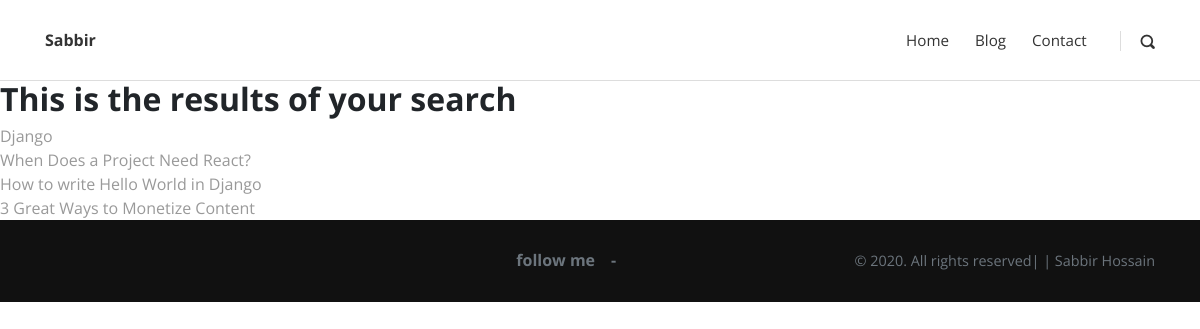
The page /search/ on the database as committed earlier.
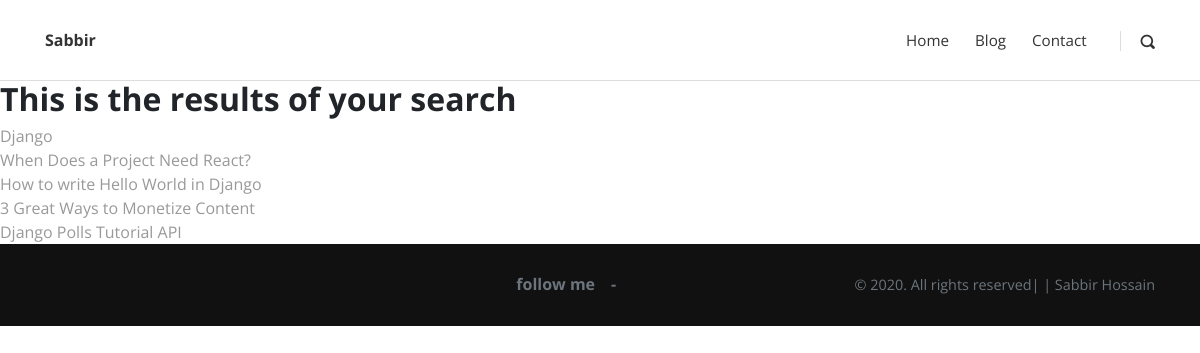
The same page on the database as committed later.
### posts/models.py (models this page shows, shortened)
class Post(models.Model):
    title = models.CharField(max_length=100)
    overview = RichTextUploadingField()
    timestamp = models.DateTimeField(auto_now_add=True)
    comment_count = models.IntegerField(default = 0)
    hit_count = GenericRelation(
                HitCount, object_id_field='object_pk',
                related_query_name='hit_count_generic_relation')
    view_count = models.IntegerField(default = 0)
    author = models.ForeignKey(Author, on_delete=models.CASCADE)
    thumbnail = models.ImageField()
    categories = models.ManyToManyField(Category)
    featured = models.BooleanField()
    previous_post = models.ForeignKey(
        'self', related_name='previous', on_delete=models.SET_NULL, blank=True, null=True)
    next_post = models.ForeignKey(
        'self', related_name='next', on_delete=models.SET_NULL, blank=True, null=True)
    def get_absolute_url(self):
        return reverse('post-detail', kwargs={
            'pk': self.pk
        })

### posts/views.py (the view)
# urls.py: path('search/',search,name='search'),
def search(request):
    queryset = Post.objects.all()
    query = request.GET.get('q')
    if query:
        queryset = queryset.filter(
            Q(title__icontains=query) |
            Q(overview__icontains=query)
        ).distinct()
    context = {
        'queryset': queryset
    }
    return render(request, 'search_results.html', context)

### templates/search_results.html
{% extends "base.html" %}
{% load static %}
{% block content %}
<h2>This is the results of your search</h2>
{% for post in queryset %}
    <a href="{{ post.get_absolute_url }}">{{ post.title }}</a>
    <br />
{% endfor %}
{% endblock %}

Rows that differ between the two databases and show on the page:
added Post: title "Django Polls Tutorial API"
